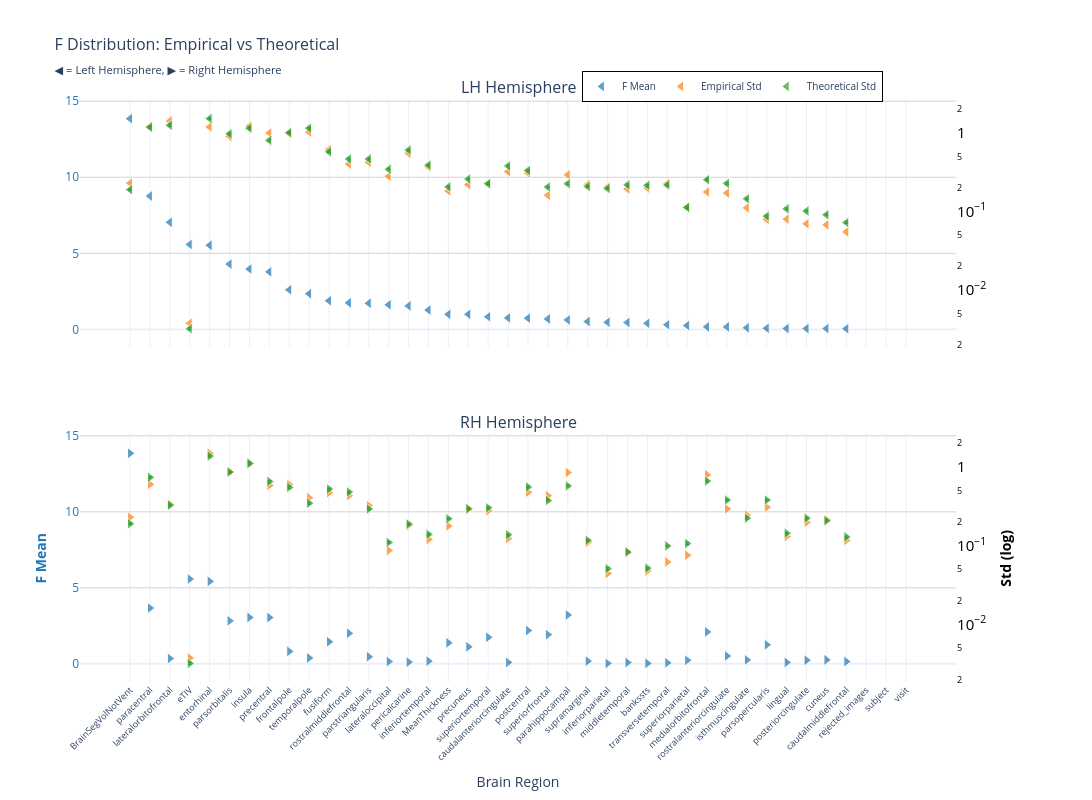
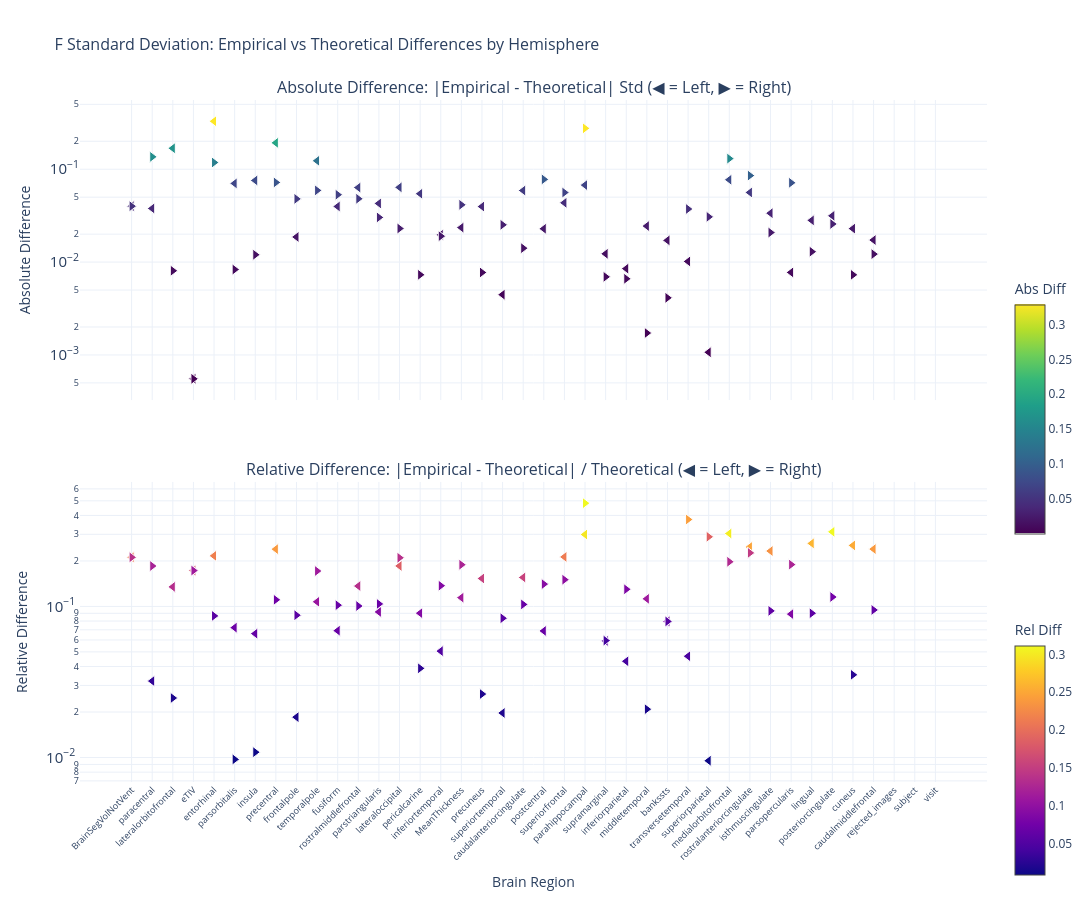

Source (notebook cell) for these figures, in order:
### Markdown cell above
### F-statistic

### Code cell
nu_nav = df_npvr[(df_npvr["timepoint"] == "baseline") & (df_npvr["group"] == "HC-PD")]
data_path = stats_dir / f"ancova_baseline_{METRIC}.parquet"
df, stats = get_test_stats(
    data_path,
    stat_functions_F,
    nu_nav,
    hemisphere=True,
    study="baseline",
    raw_values=True,
)
show_figure(stats, hemisphere=True, stat_name="F", study="baseline", metric=METRIC)

### Figure 1 — Plotly figure (JSON) as saved in the notebook; plotly's stock layout.template omitted (floating-point values rounded to 4 significant figures)
{"data": [{"hovertemplate": "<b>%{x}</b><br>Mean F: %{y:.2f}<br><extra></extra>", "legendgroup": "mean", "marker": {"color": "#1f77b4", "line": {"color": "white", "width": 1}, "opacity": 0.7, "size": 10, "symbol": "triangle-left"}, "mode": "markers", "name": "F Mean", "showlegend": true, "type": "scatter", "x": ["BrainSegVolNotVent", "paracentral", "lateralorbitofrontal", "eTIV", "entorhinal", "parsorbitalis", "insula", "precentral", "frontalpole", "temporalpole", "fusiform", "rostralmiddlefrontal", "parstriangularis", "lateraloccipital", "pericalcarine", "inferiortemporal", "MeanThickness", "precuneus", "superiortemporal", "caudalanteriorcingulate", "postcentral", "superiorfrontal", "parahippocampal", "supramarginal", "inferiorparietal", "middletemporal", "bankssts", "transversetemporal", "superiorparietal", "medialorbitofrontal", "rostralanteriorcingulate", "isthmuscingulate", "parsopercularis", "lingual", "posteriorcingulate", "cuneus", "caudalmiddlefrontal", "rejected_images", "subject", "visit"], "xaxis": "x", "y": [13.85, 8.762, 7.04, 5.583, 5.527, 4.29, 3.968, 3.783, 2.603, 2.345, 1.882, 1.744, 1.717, 1.616, 1.545, 1.273, 0.9903, 0.9894, 0.83, 0.753, 0.7363, 0.6865, 0.6234, 0.5131, 0.4675, 0.4512, 0.3964, 0.3063, 0.2567, 0.1662, 0.1648, 0.1049, 0.07529, 0.056, 0.05489, 0.05273, 0.04338, NaN, NaN, NaN], "yaxis": "y"}, {"hovertemplate": "<b>%{x}</b><br>Empirical Std: %{y:.3f}<br><extra></extra>", "legendgroup": "empirical", "marker": {"color": "#ff7f0e", "line": {"color": "white", "width": 1}, "opacity": 0.7, "size": 10, "symbol": "triangle-left"}, "mode": "markers", "name": "Empirical Std", "showlegend": true, "type": "scatter", "x": ["BrainSegVolNotVent", "paracentral", "lateralorbitofrontal", "eTIV", "entorhinal", "parsorbitalis", "insula", "precentral", "frontalpole", "temporalpole", "fusiform", "rostralmiddlefrontal", "parstriangularis", "lateraloccipital", "pericalcarine", "inferiortemporal", "MeanThickness", "precuneus", "superiortemporal", "caudalanteriorcingulate", "postcentral", "superiorfrontal", "parahippocampal", "supramarginal", "inferiorparietal", "middletemporal", "bankssts", "transversetemporal", "superiorparietal", "medialorbitofrontal", "rostralanteriorcingulate", "isthmuscingulate", "parsopercularis", "lingual", "posteriorcingulate", "cuneus", "caudalmiddlefrontal", "rejected_images", "subject", "visit"], "xaxis": "x", "y": [0.2293, 1.218, 1.417, 0.003755, 1.191, 0.9016, 1.223, 0.9956, 0.989, 1.025, 0.6144, 0.4017, 0.4228, 0.2804, 0.5491, 0.3687, 0.1821, 0.2192, 0.2217, 0.3203, 0.309, 0.161, 0.2929, 0.2199, 0.2046, 0.1932, 0.198, 0.2271, 0.1133, 0.1765, 0.1711, 0.1109, 0.07928, 0.0795, 0.06955, 0.06755, 0.05481, NaN, NaN, NaN], "yaxis": "y2"}, {"error_y": {"array": [0.005305, 0.03305, 0.03498, 8.97e-05, 0.04259, 0.02723, 0.03213, 0.02251, 0.02823, 0.03217, 0.0161, 0.01303, 0.01304, 0.009644, 0.01691, 0.01088, 0.005761, 0.00725, 0.006337, 0.01063, 0.009298, 0.005728, 0.006317, 0.005818, 0.005495, 0.006097, 0.006026, 0.006078, 0.003144, 0.007103, 0.006367, 0.004049, 0.002438, 0.003016, 0.002831, 0.002535, 0.00202, NaN, NaN, NaN], "arrayminus": [0.005158, 0.03214, 0.03401, 8.722e-05, 0.04141, 0.02648, 0.03124, 0.02188, 0.02745, 0.03128, 0.01566, 0.01267, 0.01268, 0.009377, 0.01644, 0.01058, 0.005601, 0.007049, 0.006162, 0.01033, 0.00904, 0.005569, 0.006142, 0.005656, 0.005343, 0.005928, 0.005859, 0.00591, 0.003056, 0.006906, 0.006191, 0.003937, 0.002371, 0.002932, 0.002752, 0.002465, 0.001964, NaN, NaN, NaN], "color": "#2ca02c", "thickness": 1, "type": "data", "visible": true, "width": 2}, "hovertemplate": "<b>%{x}</b><br>Theoretical Std: %{y:.3f}<br><extra></extra>", "legendgroup": "theoretical", "marker": {"color": "#2ca02c", "line": {"color": "white", "width": 1}, "opacity": 0.7, "size": 10, "symbol": "triangle-left"}, "mode": "markers", "name": "Theoretical Std", "showlegend": true, "type": "scatter", "x": ["BrainSegVolNotVent", "paracentral", "lateralorbitofrontal", "eTIV", "entorhinal", "parsorbitalis", "insula", "precentral", "frontalpole", "temporalpole", "fusiform", "rostralmiddlefrontal", "parstriangularis", "lateraloccipital", "pericalcarine", "inferiortemporal", "MeanThickness", "precuneus", "superiortemporal", "caudalanteriorcingulate", "postcentral", "superiorfrontal", "parahippocampal", "supramarginal", "inferiorparietal", "middletemporal", "bankssts", "transversetemporal", "superiorparietal", "medialorbitofrontal", "rostralanteriorcingulate", "isthmuscingulate", "parsopercularis", "lingual", "posteriorcingulate", "cuneus", "caudalmiddlefrontal", "rejected_images", "subject", "visit"], "xaxis": "x", "y": [0.1893, 1.18, 1.249, 0.003202, 1.52, 0.9719, 1.147, 0.8032, 1.008, 1.148, 0.5747, 0.4651, 0.4656, 0.3442, 0.6035, 0.3884, 0.2056, 0.2588, 0.2262, 0.3793, 0.3318, 0.2044, 0.2255, 0.2076, 0.1961, 0.2176, 0.2151, 0.2169, 0.1122, 0.2535, 0.2272, 0.1445, 0.08702, 0.1076, 0.101, 0.09048, 0.07209, NaN, NaN, NaN], "yaxis": "y2"}, {"hovertemplate": "<b>%{x}</b><br>Mean F: %{y:.2f}<br><extra></extra>", "legendgroup": "mean", "marker": {"color": "#1f77b4", "line": {"color": "white", "width": 1}, "opacity": 0.7, "size": 10, "symbol": "triangle-right"}, "mode": "markers", "name": "F Mean", "showlegend": false, "type": "scatter", "x": ["BrainSegVolNotVent", "eTIV", "entorhinal", "paracentral", "parahippocampal", "insula", "precentral", "parsorbitalis", "postcentral", "medialorbitofrontal", "rostralmiddlefrontal", "superiorfrontal", "superiortemporal", "fusiform", "MeanThickness", "parsopercularis", "precuneus", "frontalpole", "rostralanteriorcingulate", "parstriangularis", "temporalpole", "lateralorbitofrontal", "cuneus", "isthmuscingulate", "posteriorcingulate", "superiorparietal", "supramarginal", "inferiortemporal", "caudalmiddlefrontal", "lateraloccipital", "pericalcarine", "caudalanteriorcingulate", "lingual", "middletemporal", "transversetemporal", "inferiorparietal", "bankssts", "rejected_images", "subject", "visit"], "xaxis": "x2", "y": [13.85, 5.583, 5.425, 3.669, 3.215, 3.052, 3.041, 2.826, 2.194, 2.1, 2.011, 1.919, 1.747, 1.451, 1.379, 1.249, 1.119, 0.8178, 0.5182, 0.4635, 0.3874, 0.3488, 0.2586, 0.2568, 0.2334, 0.231, 0.1785, 0.1767, 0.1519, 0.1494, 0.1154, 0.09307, 0.09259, 0.08132, 0.06561, 0.02969, 0.02883, NaN, NaN, NaN], "yaxis": "y3"}, {"hovertemplate": "<b>%{x}</b><br>Empirical Std: %{y:.3f}<br><extra></extra>", "legendgroup": "empirical", "marker": {"color": "#ff7f0e", "line": {"color": "white", "width": 1}, "opacity": 0.7, "size": 10, "symbol": "triangle-right"}, "mode": "markers", "name": "Empirical Std", "showlegend": false, "type": "scatter", "x": ["BrainSegVolNotVent", "eTIV", "entorhinal", "paracentral", "parahippocampal", "insula", "precentral", "parsorbitalis", "postcentral", "medialorbitofrontal", "rostralmiddlefrontal", "superiorfrontal", "superiortemporal", "fusiform", "MeanThickness", "parsopercularis", "precuneus", "frontalpole", "rostralanteriorcingulate", "parstriangularis", "temporalpole", "lateralorbitofrontal", "cuneus", "isthmuscingulate", "posteriorcingulate", "superiorparietal", "supramarginal", "inferiortemporal", "caudalmiddlefrontal", "lateraloccipital", "pericalcarine", "caudalanteriorcingulate", "lingual", "middletemporal", "transversetemporal", "inferiorparietal", "bankssts", "rejected_images", "subject", "visit"], "xaxis": "x2", "y": [0.2293, 0.003755, 1.483, 0.5979, 0.8468, 1.093, 0.5793, 0.8639, 0.4755, 0.789, 0.4297, 0.4292, 0.2764, 0.4684, 0.1777, 0.3061, 0.2861, 0.5959, 0.2922, 0.3217, 0.4041, 0.3339, 0.214, 0.2434, 0.1971, 0.07552, 0.1097, 0.1197, 0.1164, 0.08658, 0.1801, 0.1228, 0.1307, 0.08417, 0.06182, 0.04428, 0.04765, NaN, NaN, NaN], "yaxis": "y4"}, {"error_y": {"array": [0.005305, 8.97e-05, 0.03824, 0.02056, 0.01601, 0.03097, 0.01825, 0.02397, 0.0155, 0.01846, 0.01338, 0.01045, 0.008449, 0.01461, 0.006138, 0.01058, 0.008233, 0.01535, 0.01058, 0.008164, 0.009664, 0.00913, 0.005791, 0.006237, 0.006243, 0.002976, 0.003268, 0.003886, 0.003602, 0.00307, 0.005251, 0.003837, 0.004023, 0.00231, 0.002777, 0.001426, 0.00145, NaN, NaN, NaN], "arrayminus": [0.005158, 8.722e-05, 0.03718, 0.01999, 0.01556, 0.03011, 0.01775, 0.02331, 0.01507, 0.01795, 0.01301, 0.01016, 0.008215, 0.01421, 0.005968, 0.01029, 0.008005, 0.01493, 0.01029, 0.007938, 0.009396, 0.008877, 0.00563, 0.006064, 0.00607, 0.002893, 0.003177, 0.003778, 0.003502, 0.002985, 0.005106, 0.003731, 0.003912, 0.002246, 0.0027, 0.001386, 0.00141, NaN, NaN, NaN], "color": "#2ca02c", "thickness": 1, "type": "data", "visible": true, "width": 2}, "hovertemplate": "<b>%{x}</b><br>Theoretical Std: %{y:.3f}<br><extra></extra>", "legendgroup": "theoretical", "marker": {"color": "#2ca02c", "line": {"color": "white", "width": 1}, "opacity": 0.7, "size": 10, "symbol": "triangle-right"}, "mode": "markers", "name": "Theoretical Std", "showlegend": false, "type": "scatter", "x": ["BrainSegVolNotVent", "eTIV", "entorhinal", "paracentral", "parahippocampal", "insula", "precentral", "parsorbitalis", "postcentral", "medialorbitofrontal", "rostralmiddlefrontal", "superiorfrontal", "superiortemporal", "fusiform", "MeanThickness", "parsopercularis", "precuneus", "frontalpole", "rostralanteriorcingulate", "parstriangularis", "temporalpole", "lateralorbitofrontal", "cuneus", "isthmuscingulate", "posteriorcingulate", "superiorparietal", "supramarginal", "inferiortemporal", "caudalmiddlefrontal", "lateraloccipital", "pericalcarine", "caudalanteriorcingulate", "lingual", "middletemporal", "transversetemporal", "inferiorparietal", "bankssts", "rejected_images", "subject", "visit"], "xaxis": "x2", "y": [0.1893, 0.003202, 1.365, 0.7337, 0.5713, 1.105, 0.6514, 0.8556, 0.5532, 0.6589, 0.4777, 0.3731, 0.3016, 0.5215, 0.2191, 0.3776, 0.2939, 0.5479, 0.3776, 0.2914, 0.3449, 0.3259, 0.2067, 0.2226, 0.2228, 0.1062, 0.1166, 0.1387, 0.1286, 0.1096, 0.1874, 0.137, 0.1436, 0.08244, 0.09911, 0.05089, 0.05177, NaN, NaN, NaN], "yaxis": "y4"}], "layout": {"annotations": [{"font": {"size": 16}, "showarrow": false, "text": "LH Hemisphere", "x": 0.47, "xanchor": "center", "xref": "paper", "y": 1, "yanchor": "bottom", "yref": "paper"}, {"font": {"size": 16}, "showarrow": false, "text": "RH Hemisphere", "x": 0.47, "xanchor": "center", "xref": "paper", "y": 0.425, "yanchor": "bottom", "yref": "paper"}], "height": 800, "hovermode": "x", "legend": {"bgcolor": "rgba(255, 255, 255, 0.9)", "bordercolor": "black", "borderwidth": 1, "font": {"size": 10}, "orientation": "h", "x": 0.7, "xanchor": "center", "y": 1.05}, "title": {"font": {"size": 16}, "text": "F Distribution: Empirical vs Theoretical<br><sub>◀ = Left Hemisphere, ▶ = Right Hemisphere</sub>"}, "width": 1400, "xaxis": {"anchor": "y", "domain": [0, 0.94], "matches": "x2", "showticklabels": false}, "xaxis2": {"anchor": "y3", "domain": [0, 0.94], "tickangle": -45, "tickfont": {"size": 9}, "title": {"text": "Brain Region"}}, "yaxis": {"anchor": "x", "domain": [0.575, 1], "gridcolor": "lightgray", "showgrid": true, "tickfont": {"color": "#1f77b4"}, "title": {"font": {"color": "#1f77b4"}, "text": ""}}, "yaxis2": {"anchor": "x", "exponentformat": "power", "overlaying": "y", "showgrid": false, "side": "right", "tickfont": {"color": "black"}, "title": {"font": {"color": "black"}, "text": ""}, "type": "log"}, "yaxis3": {"anchor": "x2", "domain": [0, 0.425], "gridcolor": "lightgray", "showgrid": true, "tickfont": {"color": "#1f77b4"}, "title": {"font": {"color": "#1f77b4"}, "text": "<b>F Mean</b>"}}, "yaxis4": {"anchor": "x2", "exponentformat": "power", "overlaying": "y3", "showgrid": false, "side": "right", "tickfont": {"color": "black"}, "title": {"font": {"color": "black"}, "text": "<b>Std (log)</b>"}, "type": "log"}}}

### Figure 2 — Plotly figure (JSON) as saved in the notebook; plotly's stock layout.template omitted (floating-point values rounded to 4 significant figures)
{"data": [{"hovertemplate": "<b>%{x}</b><br>Hemisphere: %{text}<br>Abs Diff: %{y:.4f}<br><extra></extra>", "legendgroup": "abs_lh", "marker": {"color": [0.04, 0.03782, 0.1682, 0.0005531, 0.3285, 0.07035, 0.07575, 0.1923, 0.01864, 0.1232, 0.03972, 0.06343, 0.04281, 0.06378, 0.05446, 0.01965, 0.0235, 0.03962, 0.004459, 0.05897, 0.02284, 0.04347, 0.06744, 0.01227, 0.0085, 0.02443, 0.01713, 0.01016, 0.001068, 0.07701, 0.0562, 0.03362, 0.00774, 0.02813, 0.03149, 0.02293, 0.01727, NaN, NaN, NaN], "colorbar": {"len": 0.4, "title": {"text": "Abs Diff"}, "y": 0.75, "yanchor": "top"}, "colorscale": [[0, "#440154"], [0.1111, "#482878"], [0.2222, "#3e4989"], [0.3333, "#31688e"], [0.4444, "#26828e"], [0.5556, "#1f9e89"], [0.6667, "#35b779"], [0.7778, "#6ece58"], [0.8889, "#b5de2b"], [1, "#fde725"]], "line": {"color": "white", "width": 1}, "showscale": true, "size": 10, "symbol": "triangle-left"}, "mode": "markers", "name": "Absolute (lh)", "showlegend": false, "text": ["lh", "lh", "lh", "lh", "lh", "lh", "lh", "lh", "lh", "lh", "lh", "lh", "lh", "lh", "lh", "lh", "lh", "lh", "lh", "lh", "lh", "lh", "lh", "lh", "lh", "lh", "lh", "lh", "lh", "lh", "lh", "lh", "lh", "lh", "lh", "lh", "lh", "lh", "lh", "lh"], "type": "scatter", "x": ["BrainSegVolNotVent", "paracentral", "lateralorbitofrontal", "eTIV", "entorhinal", "parsorbitalis", "insula", "precentral", "frontalpole", "temporalpole", "fusiform", "rostralmiddlefrontal", "parstriangularis", "lateraloccipital", "pericalcarine", "inferiortemporal", "MeanThickness", "precuneus", "superiortemporal", "caudalanteriorcingulate", "postcentral", "superiorfrontal", "parahippocampal", "supramarginal", "inferiorparietal", "middletemporal", "bankssts", "transversetemporal", "superiorparietal", "medialorbitofrontal", "rostralanteriorcingulate", "isthmuscingulate", "parsopercularis", "lingual", "posteriorcingulate", "cuneus", "caudalmiddlefrontal", "rejected_images", "subject", "visit"], "xaxis": "x", "y": [0.04, 0.03782, 0.1682, 0.0005531, 0.3285, 0.07035, 0.07575, 0.1923, 0.01864, 0.1232, 0.03972, 0.06343, 0.04281, 0.06378, 0.05446, 0.01965, 0.0235, 0.03962, 0.004459, 0.05897, 0.02284, 0.04347, 0.06744, 0.01227, 0.0085, 0.02443, 0.01713, 0.01016, 0.001068, 0.07701, 0.0562, 0.03362, 0.00774, 0.02813, 0.03149, 0.02293, 0.01727, NaN, NaN, NaN], "yaxis": "y"}, {"hovertemplate": "<b>%{x}</b><br>Hemisphere: %{text}<br>Rel Diff: %{y:.2%}<br><extra></extra>", "legendgroup": "rel_lh", "marker": {"color": [0.2113, 0.03206, 0.1347, 0.1727, 0.2161, 0.07238, 0.06605, 0.2395, 0.0185, 0.1073, 0.06911, 0.1364, 0.09194, 0.1853, 0.09024, 0.05061, 0.1143, 0.1531, 0.01971, 0.1555, 0.06883, 0.2126, 0.2991, 0.05912, 0.04334, 0.1122, 0.07963, 0.04682, 0.009517, 0.3037, 0.2473, 0.2326, 0.08895, 0.2614, 0.3117, 0.2534, 0.2396, NaN, NaN, NaN], "colorbar": {"len": 0.4, "title": {"text": "Rel Diff"}, "y": 0.25, "yanchor": "top"}, "colorscale": [[0, "#0d0887"], [0.1111, "#46039f"], [0.2222, "#7201a8"], [0.3333, "#9c179e"], [0.4444, "#bd3786"], [0.5556, "#d8576b"], [0.6667, "#ed7953"], [0.7778, "#fb9f3a"], [0.8889, "#fdca26"], [1, "#f0f921"]], "line": {"color": "white", "width": 1}, "showscale": true, "size": 10, "symbol": "triangle-left"}, "mode": "markers", "name": "Relative (lh)", "showlegend": false, "text": ["lh", "lh", "lh", "lh", "lh", "lh", "lh", "lh", "lh", "lh", "lh", "lh", "lh", "lh", "lh", "lh", "lh", "lh", "lh", "lh", "lh", "lh", "lh", "lh", "lh", "lh", "lh", "lh", "lh", "lh", "lh", "lh", "lh", "lh", "lh", "lh", "lh", "lh", "lh", "lh"], "type": "scatter", "x": ["BrainSegVolNotVent", "paracentral", "lateralorbitofrontal", "eTIV", "entorhinal", "parsorbitalis", "insula", "precentral", "frontalpole", "temporalpole", "fusiform", "rostralmiddlefrontal", "parstriangularis", "lateraloccipital", "pericalcarine", "inferiortemporal", "MeanThickness", "precuneus", "superiortemporal", "caudalanteriorcingulate", "postcentral", "superiorfrontal", "parahippocampal", "supramarginal", "inferiorparietal", "middletemporal", "bankssts", "transversetemporal", "superiorparietal", "medialorbitofrontal", "rostralanteriorcingulate", "isthmuscingulate", "parsopercularis", "lingual", "posteriorcingulate", "cuneus", "caudalmiddlefrontal", "rejected_images", "subject", "visit"], "xaxis": "x2", "y": [0.2113, 0.03206, 0.1347, 0.1727, 0.2161, 0.07238, 0.06605, 0.2395, 0.0185, 0.1073, 0.06911, 0.1364, 0.09194, 0.1853, 0.09024, 0.05061, 0.1143, 0.1531, 0.01971, 0.1555, 0.06883, 0.2126, 0.2991, 0.05912, 0.04334, 0.1122, 0.07963, 0.04682, 0.009517, 0.3037, 0.2473, 0.2326, 0.08895, 0.2614, 0.3117, 0.2534, 0.2396, NaN, NaN, NaN], "yaxis": "y2"}, {"hovertemplate": "<b>%{x}</b><br>Hemisphere: %{text}<br>Abs Diff: %{y:.4f}<br><extra></extra>", "legendgroup": "abs_rh", "marker": {"color": [0.04, 0.0005531, 0.1181, 0.1358, 0.2756, 0.01199, 0.07206, 0.008313, 0.07773, 0.1301, 0.04806, 0.05609, 0.02518, 0.05315, 0.04136, 0.07141, 0.007728, 0.04793, 0.0854, 0.03027, 0.05916, 0.008069, 0.007288, 0.0208, 0.02572, 0.03069, 0.006929, 0.01902, 0.01218, 0.023, 0.007296, 0.01412, 0.01294, 0.001722, 0.03728, 0.006609, 0.00412, NaN, NaN, NaN], "colorbar": {"len": 0.4, "title": {"text": "Abs Diff"}, "y": 0.75, "yanchor": "top"}, "colorscale": [[0, "#440154"], [0.1111, "#482878"], [0.2222, "#3e4989"], [0.3333, "#31688e"], [0.4444, "#26828e"], [0.5556, "#1f9e89"], [0.6667, "#35b779"], [0.7778, "#6ece58"], [0.8889, "#b5de2b"], [1, "#fde725"]], "line": {"color": "white", "width": 1}, "showscale": false, "size": 10, "symbol": "triangle-right"}, "mode": "markers", "name": "Absolute (rh)", "showlegend": false, "text": ["rh", "rh", "rh", "rh", "rh", "rh", "rh", "rh", "rh", "rh", "rh", "rh", "rh", "rh", "rh", "rh", "rh", "rh", "rh", "rh", "rh", "rh", "rh", "rh", "rh", "rh", "rh", "rh", "rh", "rh", "rh", "rh", "rh", "rh", "rh", "rh", "rh", "rh", "rh", "rh"], "type": "scatter", "x": ["BrainSegVolNotVent", "eTIV", "entorhinal", "paracentral", "parahippocampal", "insula", "precentral", "parsorbitalis", "postcentral", "medialorbitofrontal", "rostralmiddlefrontal", "superiorfrontal", "superiortemporal", "fusiform", "MeanThickness", "parsopercularis", "precuneus", "frontalpole", "rostralanteriorcingulate", "parstriangularis", "temporalpole", "lateralorbitofrontal", "cuneus", "isthmuscingulate", "posteriorcingulate", "superiorparietal", "supramarginal", "inferiortemporal", "caudalmiddlefrontal", "lateraloccipital", "pericalcarine", "caudalanteriorcingulate", "lingual", "middletemporal", "transversetemporal", "inferiorparietal", "bankssts", "rejected_images", "subject", "visit"], "xaxis": "x", "y": [0.04, 0.0005531, 0.1181, 0.1358, 0.2756, 0.01199, 0.07206, 0.008313, 0.07773, 0.1301, 0.04806, 0.05609, 0.02518, 0.05315, 0.04136, 0.07141, 0.007728, 0.04793, 0.0854, 0.03027, 0.05916, 0.008069, 0.007288, 0.0208, 0.02572, 0.03069, 0.006929, 0.01902, 0.01218, 0.023, 0.007296, 0.01412, 0.01294, 0.001722, 0.03728, 0.006609, 0.00412, NaN, NaN, NaN], "yaxis": "y"}, {"hovertemplate": "<b>%{x}</b><br>Hemisphere: %{text}<br>Rel Diff: %{y:.2%}<br><extra></extra>", "legendgroup": "rel_rh", "marker": {"color": [0.2113, 0.1727, 0.08655, 0.1851, 0.4824, 0.01085, 0.1106, 0.009716, 0.1405, 0.1975, 0.1006, 0.1503, 0.08351, 0.1019, 0.1888, 0.1891, 0.0263, 0.08747, 0.2261, 0.1039, 0.1715, 0.02476, 0.03526, 0.09343, 0.1154, 0.2889, 0.05941, 0.1371, 0.09477, 0.2099, 0.03893, 0.1031, 0.0901, 0.02088, 0.3762, 0.1299, 0.07958, NaN, NaN, NaN], "colorbar": {"len": 0.4, "title": {"text": "Rel Diff"}, "y": 0.25, "yanchor": "top"}, "colorscale": [[0, "#0d0887"], [0.1111, "#46039f"], [0.2222, "#7201a8"], [0.3333, "#9c179e"], [0.4444, "#bd3786"], [0.5556, "#d8576b"], [0.6667, "#ed7953"], [0.7778, "#fb9f3a"], [0.8889, "#fdca26"], [1, "#f0f921"]], "line": {"color": "white", "width": 1}, "showscale": false, "size": 10, "symbol": "triangle-right"}, "mode": "markers", "name": "Relative (rh)", "showlegend": false, "text": ["rh", "rh", "rh", "rh", "rh", "rh", "rh", "rh", "rh", "rh", "rh", "rh", "rh", "rh", "rh", "rh", "rh", "rh", "rh", "rh", "rh", "rh", "rh", "rh", "rh", "rh", "rh", "rh", "rh", "rh", "rh", "rh", "rh", "rh", "rh", "rh", "rh", "rh", "rh", "rh"], "type": "scatter", "x": ["BrainSegVolNotVent", "eTIV", "entorhinal", "paracentral", "parahippocampal", "insula", "precentral", "parsorbitalis", "postcentral", "medialorbitofrontal", "rostralmiddlefrontal", "superiorfrontal", "superiortemporal", "fusiform", "MeanThickness", "parsopercularis", "precuneus", "frontalpole", "rostralanteriorcingulate", "parstriangularis", "temporalpole", "lateralorbitofrontal", "cuneus", "isthmuscingulate", "posteriorcingulate", "superiorparietal", "supramarginal", "inferiortemporal", "caudalmiddlefrontal", "lateraloccipital", "pericalcarine", "caudalanteriorcingulate", "lingual", "middletemporal", "transversetemporal", "inferiorparietal", "bankssts", "rejected_images", "subject", "visit"], "xaxis": "x2", "y": [0.2113, 0.1727, 0.08655, 0.1851, 0.4824, 0.01085, 0.1106, 0.009716, 0.1405, 0.1975, 0.1006, 0.1503, 0.08351, 0.1019, 0.1888, 0.1891, 0.0263, 0.08747, 0.2261, 0.1039, 0.1715, 0.02476, 0.03526, 0.09343, 0.1154, 0.2889, 0.05941, 0.1371, 0.09477, 0.2099, 0.03893, 0.1031, 0.0901, 0.02088, 0.3762, 0.1299, 0.07958, NaN, NaN, NaN], "yaxis": "y2"}], "layout": {"annotations": [{"font": {"size": 16}, "showarrow": false, "text": "Absolute Difference: |Empirical - Theoretical| Std (◀ = Left, ▶ = Right)", "x": 0.5, "xanchor": "center", "xref": "paper", "y": 1, "yanchor": "bottom", "yref": "paper"}, {"font": {"size": 16}, "showarrow": false, "text": "Relative Difference: |Empirical - Theoretical| / Theoretical (◀ = Left, ▶ = Right)", "x": 0.5, "xanchor": "center", "xref": "paper", "y": 0.44, "yanchor": "bottom", "yref": "paper"}], "height": 900, "hovermode": "x unified", "showlegend": false, "title": {"font": {"size": 16}, "text": "F Standard Deviation: Empirical vs Theoretical Differences by Hemisphere"}, "width": 1400, "xaxis": {"anchor": "y", "domain": [0, 1], "showticklabels": false}, "xaxis2": {"anchor": "y2", "domain": [0, 1], "tickangle": -45, "tickfont": {"size": 9}, "title": {"text": "Brain Region"}}, "yaxis": {"anchor": "x", "domain": [0.56, 1], "exponentformat": "power", "title": {"text": "Absolute Difference"}, "type": "log"}, "yaxis2": {"anchor": "x2", "domain": [0, 0.44], "exponentformat": "power", "title": {"text": "Relative Difference"}, "type": "log"}}}
